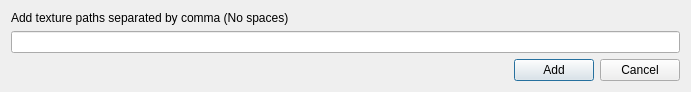
<?xml version="1.0" encoding="UTF-8"?>
<ui version="4.0">
 <class>Dialog</class>
 <widget class="QDialog" name="Dialog">
  <property name="geometry">
   <rect>
    <x>0</x>
    <y>0</y>
    <width>691</width>
    <height>91</height>
   </rect>
  </property>
  <property name="windowTitle">
   <string>Exceptions</string>
  </property>
  <layout class="QVBoxLayout" name="verticalLayout">
   <item>
    <widget class="QLabel" name="label">
     <property name="text">
      <string>Add texture paths separated by comma (No spaces)</string>
     </property>
    </widget>
   </item>
   <item>
    <widget class="QLineEdit" name="pathsBox"/>
   </item>
   <item>
    <layout class="QHBoxLayout" name="horizontalLayout">
     <item>
      <spacer name="horizontalSpacer">
       <property name="orientation">
        <enum>Qt::Horizontal</enum>
       </property>
       <property name="sizeHint" stdset="0">
        <size>
         <width>40</width>
         <height>20</height>
        </size>
       </property>
      </spacer>
     </item>
     <item>
      <widget class="QPushButton" name="addButton">
       <property name="text">
        <string>Add</string>
       </property>
      </widget>
     </item>
     <item>
      <widget class="QPushButton" name="pushButton">
       <property name="text">
        <string>Cancel</string>
       </property>
      </widget>
     </item>
    </layout>
   </item>
  </layout>
 </widget>
 <resources/>
 <connections>
  <connection>
   <sender>pushButton</sender>
   <signal>clicked()</signal>
   <receiver>Dialog</receiver>
   <slot>reject()</slot>
   <hints>
    <hint type="sourcelabel">
     <x>653</x>
     <y>65</y>
    </hint>
    <hint type="destinationlabel">
     <x>450</x>
     <y>67</y>
    </hint>
   </hints>
  </connection>
 </connections>
</ui>
